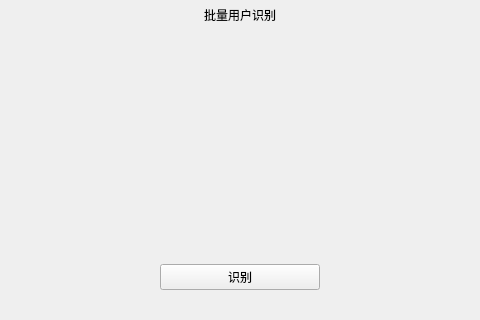
<?xml version="1.0" encoding="UTF-8"?>
<ui version="4.0">
 <class>ui_batch_recognition</class>
 <widget class="QMainWindow" name="ui_batch_recognition">
  <property name="geometry">
   <rect>
    <x>0</x>
    <y>0</y>
    <width>480</width>
    <height>320</height>
   </rect>
  </property>
  <property name="focusPolicy">
   <enum>Qt::StrongFocus</enum>
  </property>
  <property name="windowTitle">
   <string>MainWindow</string>
  </property>
  <widget class="QWidget" name="centralwidget">
   <layout class="QVBoxLayout" name="verticalLayout" stretch="1,7,0,1,1">
    <property name="spacing">
     <number>0</number>
    </property>
    <property name="leftMargin">
     <number>0</number>
    </property>
    <property name="topMargin">
     <number>0</number>
    </property>
    <property name="rightMargin">
     <number>0</number>
    </property>
    <property name="bottomMargin">
     <number>0</number>
    </property>
    <item>
     <widget class="QWidget" name="batch_recognition_title_widget" native="true">
      <layout class="QHBoxLayout" name="horizontalLayout" stretch="1,1,2,2">
       <property name="spacing">
        <number>0</number>
       </property>
       <property name="leftMargin">
        <number>0</number>
       </property>
       <property name="topMargin">
        <number>0</number>
       </property>
       <property name="rightMargin">
        <number>0</number>
       </property>
       <property name="bottomMargin">
        <number>0</number>
       </property>
       <item alignment="Qt::AlignLeft|Qt::AlignVCenter">
        <widget class="clicked_Label" name="batch_recognition_back_btn" native="true">
         <property name="text" stdset="0">
          <string/>
         </property>
        </widget>
       </item>
       <item>
        <spacer name="horizontalSpacer">
         <property name="orientation">
          <enum>Qt::Horizontal</enum>
         </property>
         <property name="sizeHint" stdset="0">
          <size>
           <width>77</width>
           <height>20</height>
          </size>
         </property>
        </spacer>
       </item>
       <item>
        <widget class="QLabel" name="batch_recognition_title_label">
         <property name="styleSheet">
          <string notr="true"/>
         </property>
         <property name="text">
          <string>批量用户识别</string>
         </property>
         <property name="alignment">
          <set>Qt::AlignCenter</set>
         </property>
        </widget>
       </item>
       <item>
        <spacer name="horizontalSpacer_2">
         <property name="orientation">
          <enum>Qt::Horizontal</enum>
         </property>
         <property name="sizeHint" stdset="0">
          <size>
           <width>157</width>
           <height>20</height>
          </size>
         </property>
        </spacer>
       </item>
      </layout>
     </widget>
    </item>
    <item>
     <widget class="QWidget" name="widget_3" native="true">
      <layout class="QHBoxLayout" name="horizontalLayout_5">
       <property name="spacing">
        <number>0</number>
       </property>
       <property name="leftMargin">
        <number>0</number>
       </property>
       <property name="rightMargin">
        <number>0</number>
       </property>
       <property name="bottomMargin">
        <number>0</number>
       </property>
       <item>
        <widget class="QLabel" name="label11">
        <property name="text">
       	<string> </string>
      	</property>
     	</widget>
       </item>
       <item>
        <widget class="QLabel" name="recognition_tip_label"/>
       </item>
       <item>
        <widget class="QLabel" name="label12">
        <property name="text">
       	<string> </string>
      	</property>
     	</widget>
       </item>
      </layout>
     </widget>
    </item>
    <item>
     <widget class="QLabel" name="recognition_percent_label">
      <property name="text">
       <string/>
      </property>
     </widget>
    </item>
    <item>
     <widget class="QWidget" name="widget_2" native="true">
      <layout class="QHBoxLayout" name="horizontalLayout_2">
       <property name="spacing">
        <number>0</number>
       </property>
       <property name="leftMargin">
        <number>0</number>
       </property>
       <property name="rightMargin">
        <number>0</number>
       </property>
       <property name="bottomMargin">
        <number>0</number>
       </property>
       <item>
        <spacer name="horizontalSpacer_3">
         <property name="orientation">
          <enum>Qt::Horizontal</enum>
         </property>
         <property name="sizeHint" stdset="0">
          <size>
           <width>157</width>
           <height>20</height>
          </size>
         </property>
        </spacer>
       </item>
       <item>
        <widget class="QPushButton" name="batch_recognition_btn">
         <property name="sizePolicy">
          <sizepolicy hsizetype="Expanding" vsizetype="Expanding">
           <horstretch>0</horstretch>
           <verstretch>0</verstretch>
          </sizepolicy>
         </property>
         <property name="maximumSize">
          <size>
           <width>225</width>
           <height>80</height>
          </size>
         </property>
         <property name="styleSheet">
          <string notr="true"/>
         </property>
         <property name="text">
          <string>识别</string>
         </property>
        </widget>
       </item>
       <item>
        <spacer name="horizontalSpacer_4">
         <property name="orientation">
          <enum>Qt::Horizontal</enum>
         </property>
         <property name="sizeHint" stdset="0">
          <size>
           <width>157</width>
           <height>20</height>
          </size>
         </property>
        </spacer>
       </item>
      </layout>
     </widget>
    </item>
    <item>
     <spacer name="verticalSpacer">
      <property name="orientation">
       <enum>Qt::Vertical</enum>
      </property>
      <property name="sizeHint" stdset="0">
       <size>
        <width>20</width>
        <height>29</height>
       </size>
      </property>
     </spacer>
    </item>
   </layout>
  </widget>
 </widget>
 <customwidgets>
  <customwidget>
   <class>clicked_Label</class>
   <extends>QWidget</extends>
   <header location="global">clicked_label.hpp</header>
  </customwidget>
 </customwidgets>
 <resources/>
 <connections/>
</ui>
